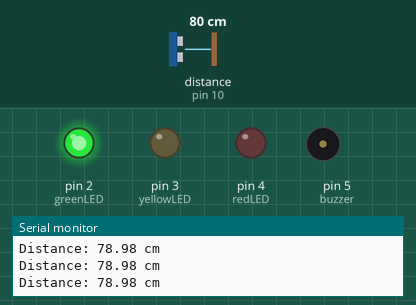
Simulated run of this sketch. Board: Arduino Uno, built with avr-gcc and run on an emulated ATmega328P. Shown: output pins drawn as LEDs (lit = HIGH), buzzer (waves = sounding), the last lines printed to the serial monitor. Wiring (inferred from the names in the program): ultrasonic range finder: trigger pin 9; echo pin 10. Dashed ring = blinking. The inputs (shaded band) are chosen by the test bench; at power-on: distance to the obstacle (sensor on pin 10) 80 cm. The echo pulse lasts 58.3 µs per cm; pins used as bus, display or sensor lines are not drawn.

Above: at 1.2 s.
1.3 s: distance to the obstacle (sensor on pin 10) set to 54 cm
4.3 s: distance to the obstacle (sensor on pin 10) set to 45 cm
At 4.7 s:
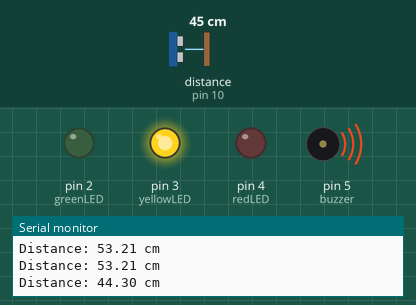
7.3 s: distance to the obstacle (sensor on pin 10) set to 23 cm
10.3 s: distance to the obstacle (sensor on pin 10) set to 18 cm
At 10.52 s:
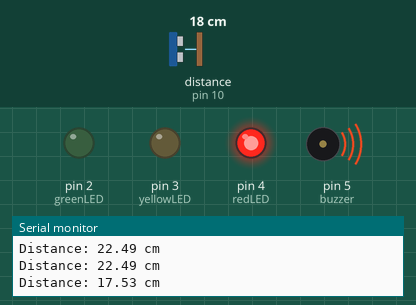
13.3 s: distance to the obstacle (sensor on pin 10) set to 12 cm
16.3 s: distance to the obstacle (sensor on pin 10) set to 9 cm
At 16.81 s:
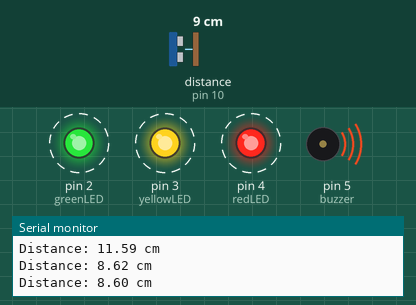
Timing chart, 0 to 20.3 s (numbered marks = the images above; inputs shaded):
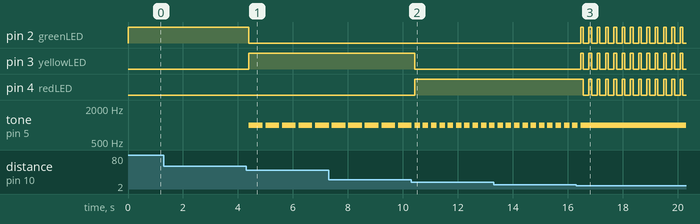

The sketch:

ultrasonic_parking_sensor.ino
```cpp
const int trigPin = 9;
const int echoPin = 10;

const int greenLED = 2;
const int yellowLED = 3;
const int redLED = 4;

const int buzzer = 5;

long duration;
float distance;

void setup()
{
  pinMode(trigPin, OUTPUT);
  pinMode(echoPin, INPUT);

  pinMode(greenLED, OUTPUT);
  pinMode(yellowLED, OUTPUT);
  pinMode(redLED, OUTPUT);

  pinMode(buzzer, OUTPUT);

  Serial.begin(9600);
}

void loop()
{
  digitalWrite(trigPin, LOW);
  delayMicroseconds(2);

  digitalWrite(trigPin, HIGH);
  delayMicroseconds(10);

  digitalWrite(trigPin, LOW);

  duration = pulseIn(echoPin, HIGH);

  distance = duration * 0.034 / 2;

  Serial.print("Distance: ");
  Serial.print(distance);
  Serial.println(" cm");

  if (distance > 50)
  {
    digitalWrite(greenLED, HIGH);
    digitalWrite(yellowLED, LOW);
    digitalWrite(redLED, LOW);

    noTone(buzzer);
  }

  else if (distance > 20)
  {
    digitalWrite(greenLED, LOW);
    digitalWrite(yellowLED, HIGH);
    digitalWrite(redLED, LOW);

    tone(buzzer, 1000);
    delay(500);
    noTone(buzzer);
  }

  else if (distance > 10)
  {
    digitalWrite(greenLED, LOW);
    digitalWrite(yellowLED, LOW);
    digitalWrite(redLED, HIGH);

    tone(buzzer, 1000);
    delay(200);
    noTone(buzzer);
  }

  else
  {
    digitalWrite(greenLED, HIGH);
    digitalWrite(yellowLED, HIGH);
    digitalWrite(redLED, HIGH);

    tone(buzzer, 1000);

    delay(100);

    digitalWrite(greenLED, LOW);
    digitalWrite(yellowLED, LOW);
    digitalWrite(redLED, LOW);

    delay(100);
  }

  delay(100);
}
```

Measured:
- the behaviour switches between 51 and 50 cm on distance to the obstacle (sensor on pin 10) (found by bisection; images 0 and 1)
- the behaviour switches between 21 and 20 cm on distance to the obstacle (sensor on pin 10) (found by bisection; images 1 and 2)
- the behaviour switches between 11 and 10 cm on distance to the obstacle (sensor on pin 10) (found by bisection; images 2 and 3)
- after the input at 4.3 s, pin 2 (greenLED): HIGH → LOW after 0.10 s; pin 3 (yellowLED): LOW → HIGH after 0.10 s; tone on pin 5 (buzzer): alternates 1000 Hz for 0.50 s and silent for 0.10 s, starting after 0.10 s
- after the input at 10.3 s, pin 3 (yellowLED): HIGH → LOW after 0.13 s; pin 4 (redLED): LOW → HIGH after 0.13 s; tone on pin 5 (buzzer): alternates 1000 Hz for 0.20 s and silent for 0.10 s, starting after 0.33 s
- after the input at 16.3 s, pin 2 (greenLED), pin 3 (yellowLED): alternates HIGH for 0.10 s and LOW for 0.20 s, starting after 0.17 s; pin 4 (redLED): alternates HIGH for 0.10 s and LOW for 0.20 s, starting after 0.27 s; tone on pin 5 (buzzer): goes on until 16.5 s, then stays 1000 Hz
